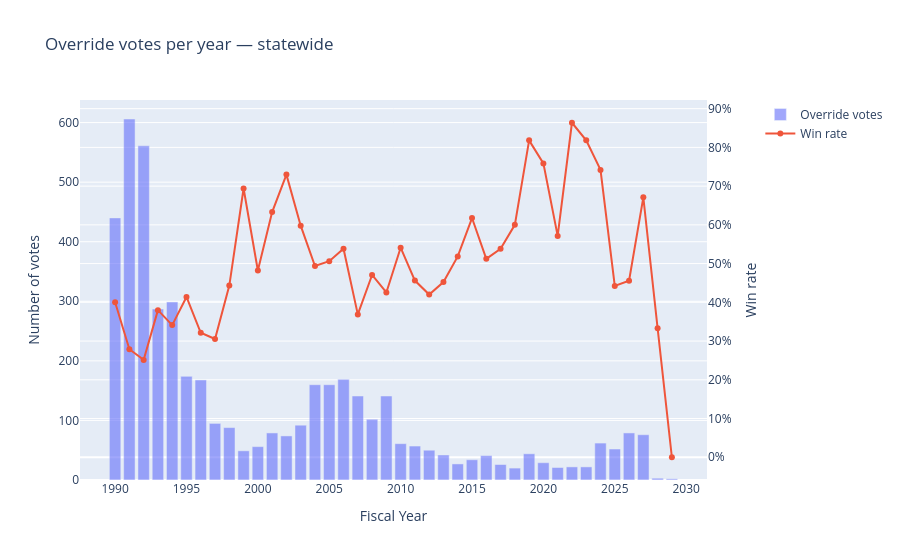
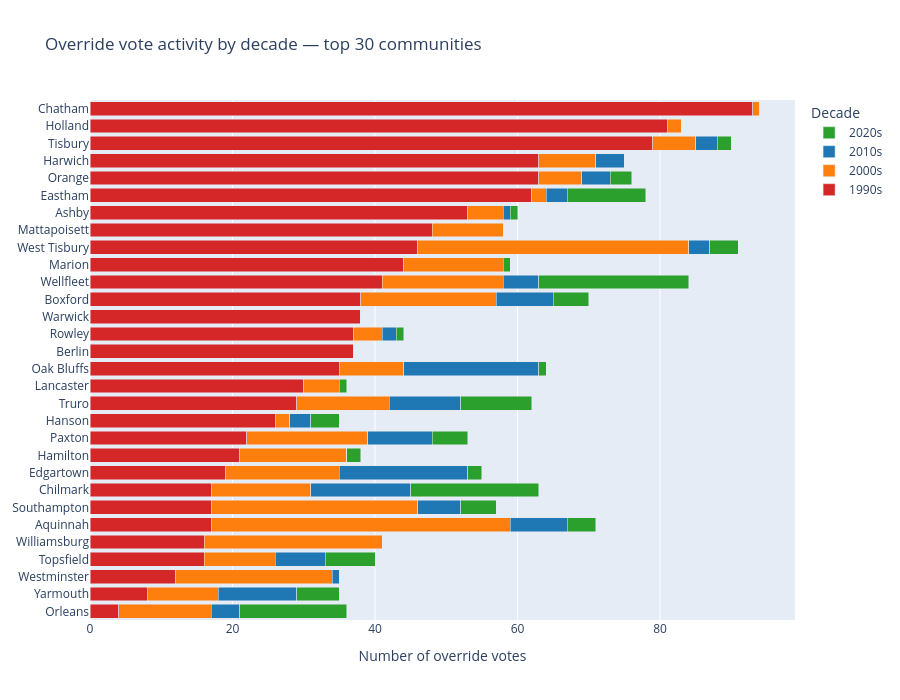
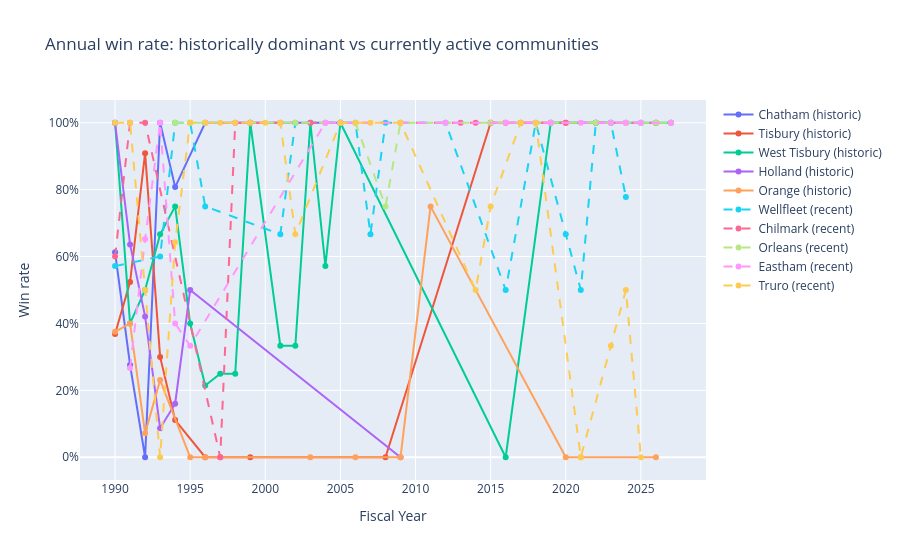

Here is the notebook cell these charts were saved with, in order:
### Markdown cell above
# Is this a recent phenomenon?

According to the Strong Towns thesis, suburbanization is generally not fiscally possible in the long run, so we'd expect communities to struggle to get their budgets right as they age.

We'll bin data by decade and look at statewide trends (number of override votes and win rates), then look at the top 30 communities statewide.

### Code cell
RECENT_CUTOFF = 2020

overrides = df[df["Vote Type"] == "Override"].copy()
overrides["decade"] = (overrides["Fiscal Year"] // 10) * 10

# ── 1. Annual vote count + win rate ──────────────────────────────────────────
by_year = overrides.groupby("Fiscal Year").agg(
    n_votes=("Amount", "count"),
    win_rate=("Win / Loss", lambda s: (s == "WIN").mean()),
)

fig1 = make_subplots(specs=[[{"secondary_y": True}]])
fig1.add_bar(x=by_year.index, y=by_year["n_votes"], name="Override votes", opacity=0.6, secondary_y=False)
fig1.add_scatter(x=by_year.index, y=by_year["win_rate"], name="Win rate", mode="lines+markers", secondary_y=True)
fig1.update_layout(title="Override votes per year — statewide", xaxis_title="Fiscal Year")
fig1.update_yaxes(title_text="Number of votes", secondary_y=False)
fig1.update_yaxes(title_text="Win rate", tickformat=".0%", secondary_y=True)
fig1.show()

# ── 2. Community activity by decade — are top communities a 90s artefact? ───
DECADES = [1990, 2000, 2010, 2020]
DECADE_LABELS = ["1990s", "2000s", "2010s", "2020s"]

# Identify communities active in 2020s vs only historically
recent_active = set(overrides.loc[overrides["Fiscal Year"] >= RECENT_CUTOFF, "Municipality"].unique())
historic_only = set(overrides.loc[overrides["Fiscal Year"] < RECENT_CUTOFF, "Municipality"].unique()) - recent_active

top_by_total = overrides.groupby("Municipality").size().nlargest(30).index
decade_pivot = (
    overrides[overrides["Municipality"].isin(top_by_total)]
    .groupby(["Municipality", "decade"])
    .size()
    .unstack(fill_value=0)
    .reindex(columns=DECADES, fill_value=0)
)
decade_pivot.columns = DECADE_LABELS
decade_pivot["recent_flag"] = decade_pivot.index.isin(recent_active)
decade_pivot = decade_pivot.sort_values("1990s", ascending=True)

fig2 = go.Figure()
colors = {"1990s": "#d62728", "2000s": "#ff7f0e", "2010s": "#1f77b4", "2020s": "#2ca02c"}
for col in DECADE_LABELS:
    fig2.add_bar(
        y=decade_pivot.index,
        x=decade_pivot[col],
        name=col,
        orientation="h",
        marker_color=colors[col],
    )
fig2.update_layout(
    barmode="stack",
    title="Override vote activity by decade — top 30 communities",
    xaxis_title="Number of override votes",
    height=700,
    legend_title="Decade",
)
fig2.show()

# ── 3. Communities that are genuinely recent (first vote after 2010) ─────────
first_vote = overrides.groupby("Municipality")["Fiscal Year"].min()
new_communities = first_vote[first_vote >= 2010].sort_values()
print(f"Communities whose first-ever override vote came in 2010 or later ({len(new_communities)} total):")
print(new_communities.to_string())

# ── 4. Win rate trend for historically dominant vs recently active communities ─
top_historic = ["Chatham", "Tisbury", "West Tisbury", "Holland", "Orange"]
top_recent = overrides[overrides["Fiscal Year"] >= RECENT_CUTOFF].groupby("Municipality").size().nlargest(5).index.tolist()

fig3 = go.Figure()
for muni in top_historic + top_recent:
    sub = (
        overrides[overrides["Municipality"] == muni]
        .groupby("Fiscal Year")["Win / Loss"]
        .apply(lambda s: (s == "WIN").mean())
        .reset_index()
    )
    is_recent = muni in top_recent
    fig3.add_scatter(
        x=sub["Fiscal Year"],
        y=sub["Win / Loss"],
        name=muni + (" (recent)" if is_recent else " (historic)"),
        mode="lines+markers",
        line=dict(dash="dash" if is_recent else "solid"),
    )
fig3.update_layout(
    title="Annual win rate: historically dominant vs currently active communities",
    xaxis_title="Fiscal Year",
    yaxis_tickformat=".0%",
    yaxis_title="Win rate",
)
fig3.show()

# ── Summary ───────────────────────────────────────────────────────────────────
decade_summary = overrides.groupby("decade").agg(
    n_votes=("Amount", "count"),
    win_rate=("Win / Loss", lambda s: (s == "WIN").mean()),
    n_communities=("Municipality", "nunique"),
)
decade_summary.index = DECADE_LABELS
decade_summary["win_rate"] = decade_summary["win_rate"].apply(lambda x: f"{x:.0%}")
print("\nDecade summary:")
print(decade_summary.to_string())

### Figure 1 — Plotly figure (JSON) as saved in the notebook; plotly's stock layout.template omitted (floating-point values rounded to 4 significant figures)
{"data": [{"name": "Override votes", "opacity": 0.6, "type": "bar", "x": [1990, 1991, 1992, 1993, 1994, 1995, 1996, 1997, 1998, 1999, 2000, 2001, 2002, 2003, 2004, 2005, 2006, 2007, 2008, 2009, 2010, 2011, 2012, 2013, 2014, 2015, 2016, 2017, 2018, 2019, 2020, 2021, 2022, 2023, 2024, 2025, 2026, 2027, 2028, 2029], "xaxis": "x", "y": [440, 606, 561, 287, 299, 174, 168, 95, 88, 49, 56, 79, 74, 92, 160, 160, 169, 141, 102, 141, 61, 57, 50, 42, 27, 34, 41, 26, 20, 44, 29, 21, 22, 22, 62, 52, 79, 76, 3, 2], "yaxis": "y"}, {"mode": "lines+markers", "name": "Win rate", "type": "scatter", "x": [1990, 1991, 1992, 1993, 1994, 1995, 1996, 1997, 1998, 1999, 2000, 2001, 2002, 2003, 2004, 2005, 2006, 2007, 2008, 2009, 2010, 2011, 2012, 2013, 2014, 2015, 2016, 2017, 2018, 2019, 2020, 2021, 2022, 2023, 2024, 2025, 2026, 2027, 2028, 2029], "xaxis": "x", "y": [0.4, 0.2789, 0.2513, 0.3798, 0.3411, 0.4138, 0.3214, 0.3053, 0.4432, 0.6939, 0.4821, 0.6329, 0.7297, 0.5978, 0.4938, 0.5062, 0.5385, 0.3688, 0.4706, 0.4255, 0.541, 0.4561, 0.42, 0.4524, 0.5185, 0.6176, 0.5122, 0.5385, 0.6, 0.8182, 0.7586, 0.5714, 0.8636, 0.8182, 0.7419, 0.4423, 0.4557, 0.6711, 0.3333, 0.0], "yaxis": "y2"}], "layout": {"title": {"text": "Override votes per year — statewide"}, "xaxis": {"anchor": "y", "domain": [0, 0.94], "title": {"text": "Fiscal Year"}}, "yaxis": {"anchor": "x", "domain": [0, 1], "title": {"text": "Number of votes"}}, "yaxis2": {"anchor": "x", "overlaying": "y", "side": "right", "tickformat": ".0%", "title": {"text": "Win rate"}}}}

### Figure 2 — Plotly figure (JSON) as saved in the notebook; plotly's stock layout.template omitted (floating-point values rounded to 4 significant figures)
{"data": [{"marker": {"color": "#d62728"}, "name": "1990s", "orientation": "h", "type": "bar", "x": [4, 8, 12, 16, 16, 17, 17, 17, 19, 21, 22, 26, 29, 30, 35, 37, 37, 38, 38, 41, 44, 46, 48, 53, 62, 63, 63, 79, 81, 93], "y": ["Orleans", "Yarmouth", "Westminster", "Topsfield", "Williamsburg", "Aquinnah", "Southampton", "Chilmark", "Edgartown", "Hamilton", "Paxton", "Hanson", "Truro", "Lancaster", "Oak Bluffs", "Berlin", "Rowley", "Warwick", "Boxford", "Wellfleet", "Marion", "West Tisbury", "Mattapoisett", "Ashby", "Eastham", "Orange", "Harwich", "Tisbury", "Holland", "Chatham"]}, {"marker": {"color": "#ff7f0e"}, "name": "2000s", "orientation": "h", "type": "bar", "x": [13, 10, 22, 10, 25, 42, 29, 14, 16, 15, 17, 2, 13, 5, 9, 0, 4, 0, 19, 17, 14, 38, 10, 5, 2, 6, 8, 6, 2, 1], "y": ["Orleans", "Yarmouth", "Westminster", "Topsfield", "Williamsburg", "Aquinnah", "Southampton", "Chilmark", "Edgartown", "Hamilton", "Paxton", "Hanson", "Truro", "Lancaster", "Oak Bluffs", "Berlin", "Rowley", "Warwick", "Boxford", "Wellfleet", "Marion", "West Tisbury", "Mattapoisett", "Ashby", "Eastham", "Orange", "Harwich", "Tisbury", "Holland", "Chatham"]}, {"marker": {"color": "#1f77b4"}, "name": "2010s", "orientation": "h", "type": "bar", "x": [4, 11, 1, 7, 0, 8, 6, 14, 18, 0, 9, 3, 10, 0, 19, 0, 2, 0, 8, 5, 0, 3, 0, 1, 3, 4, 4, 3, 0, 0], "y": ["Orleans", "Yarmouth", "Westminster", "Topsfield", "Williamsburg", "Aquinnah", "Southampton", "Chilmark", "Edgartown", "Hamilton", "Paxton", "Hanson", "Truro", "Lancaster", "Oak Bluffs", "Berlin", "Rowley", "Warwick", "Boxford", "Wellfleet", "Marion", "West Tisbury", "Mattapoisett", "Ashby", "Eastham", "Orange", "Harwich", "Tisbury", "Holland", "Chatham"]}, {"marker": {"color": "#2ca02c"}, "name": "2020s", "orientation": "h", "type": "bar", "x": [15, 6, 0, 7, 0, 4, 5, 18, 2, 2, 5, 4, 10, 1, 1, 0, 1, 0, 5, 21, 1, 4, 0, 1, 11, 3, 0, 2, 0, 0], "y": ["Orleans", "Yarmouth", "Westminster", "Topsfield", "Williamsburg", "Aquinnah", "Southampton", "Chilmark", "Edgartown", "Hamilton", "Paxton", "Hanson", "Truro", "Lancaster", "Oak Bluffs", "Berlin", "Rowley", "Warwick", "Boxford", "Wellfleet", "Marion", "West Tisbury", "Mattapoisett", "Ashby", "Eastham", "Orange", "Harwich", "Tisbury", "Holland", "Chatham"]}], "layout": {"barmode": "stack", "height": 700, "legend": {"title": {"text": "Decade"}}, "title": {"text": "Override vote activity by decade — top 30 communities"}, "xaxis": {"title": {"text": "Number of override votes"}}}}

### Figure 3 — Plotly figure (JSON) as saved in the notebook; plotly's stock layout.template omitted (floating-point values rounded to 4 significant figures)
{"data": [{"line": {"dash": "solid"}, "mode": "lines+markers", "name": "Chatham (historic)", "type": "scatter", "x": [1990, 1991, 1992, 1993, 1994, 1996, 2005], "y": [0.6129, 0.2759, 0.0, 1.0, 0.8077, 1.0, 1.0]}, {"line": {"dash": "solid"}, "mode": "lines+markers", "name": "Tisbury (historic)", "type": "scatter", "x": [1990, 1991, 1992, 1993, 1994, 1996, 1997, 1999, 2008, 2015, 2016, 2017, 2020, 2023], "y": [0.3684, 0.5238, 0.9091, 0.3, 0.1111, 0.0, 0.0, 0.0, 0.0, 1.0, 1.0, 1.0, 1.0, 1.0]}, {"line": {"dash": "solid"}, "mode": "lines+markers", "name": "West Tisbury (historic)", "type": "scatter", "x": [1990, 1991, 1992, 1993, 1994, 1995, 1996, 1997, 1998, 1999, 2001, 2002, 2003, 2004, 2005, 2016, 2019, 2022, 2025, 2026, 2027], "y": [1.0, 0.4, 0.5, 0.6667, 0.75, 0.4, 0.2143, 0.25, 0.25, 1.0, 0.3333, 0.3333, 1.0, 0.5714, 1.0, 0.0, 1.0, 1.0, 1.0, 1.0, 1.0]}, {"line": {"dash": "solid"}, "mode": "lines+markers", "name": "Holland (historic)", "type": "scatter", "x": [1990, 1991, 1992, 1993, 1994, 1995, 2009], "y": [1.0, 0.6364, 0.4211, 0.08696, 0.16, 0.5, 0.0]}, {"line": {"dash": "solid"}, "mode": "lines+markers", "name": "Orange (historic)", "type": "scatter", "x": [1990, 1991, 1992, 1993, 1995, 1996, 2003, 2006, 2009, 2011, 2020, 2021, 2026], "y": [0.375, 0.4, 0.07143, 0.2308, 0.0, 0.0, 0.0, 0.0, 0.0, 0.75, 0.0, 0.0, 0.0]}, {"line": {"dash": "dash"}, "mode": "lines+markers", "name": "Wellfleet (recent)", "type": "scatter", "x": [1990, 1993, 1994, 1995, 1996, 2001, 2002, 2005, 2006, 2007, 2008, 2012, 2016, 2018, 2020, 2021, 2022, 2023, 2024], "y": [0.5714, 0.6, 1.0, 1.0, 0.75, 0.6667, 1.0, 1.0, 1.0, 0.6667, 1.0, 1.0, 0.5, 1.0, 0.6667, 0.5, 1.0, 1.0, 0.7778]}, {"line": {"dash": "dash"}, "mode": "lines+markers", "name": "Chilmark (recent)", "type": "scatter", "x": [1990, 1991, 1992, 1997, 1998, 1999, 2001, 2003, 2004, 2005, 2009, 2013, 2014, 2015, 2019, 2020, 2022, 2024, 2026, 2027], "y": [0.6, 1.0, 1.0, 0.0, 1.0, 1.0, 1.0, 1.0, 1.0, 1.0, 1.0, 1.0, 1.0, 1.0, 1.0, 1.0, 1.0, 1.0, 1.0, 1.0]}, {"line": {"dash": "dash"}, "mode": "lines+markers", "name": "Orleans (recent)", "type": "scatter", "x": [1994, 1995, 1996, 2002, 2004, 2005, 2006, 2008, 2009, 2012, 2015, 2019, 2022, 2023, 2024, 2025, 2026, 2027], "y": [1.0, 1.0, 1.0, 1.0, 1.0, 1.0, 1.0, 0.75, 1.0, 1.0, 1.0, 1.0, 1.0, 1.0, 1.0, 1.0, 1.0, 1.0]}, {"line": {"dash": "dash"}, "mode": "lines+markers", "name": "Eastham (recent)", "type": "scatter", "x": [1991, 1992, 1993, 1994, 1995, 2004, 2005, 2012, 2016, 2019, 2021, 2023, 2024, 2025, 2027], "y": [0.2667, 0.6522, 1.0, 0.4, 0.3333, 1.0, 1.0, 1.0, 1.0, 1.0, 1.0, 1.0, 1.0, 1.0, 1.0]}, {"line": {"dash": "dash"}, "mode": "lines+markers", "name": "Truro (recent)", "type": "scatter", "x": [1990, 1991, 1992, 1993, 1994, 1995, 1996, 1997, 1998, 1999, 2000, 2001, 2002, 2005, 2006, 2007, 2009, 2014, 2015, 2017, 2018, 2021, 2023, 2024, 2025], "y": [1.0, 1.0, 0.5, 0.0, 0.6429, 1.0, 1.0, 1.0, 1.0, 1.0, 1.0, 1.0, 0.6667, 1.0, 1.0, 1.0, 1.0, 0.5, 0.75, 1.0, 1.0, 0.0, 0.3333, 0.5, 0.0]}], "layout": {"title": {"text": "Annual win rate: historically dominant vs currently active communities"}, "xaxis": {"title": {"text": "Fiscal Year"}}, "yaxis": {"tickformat": ".0%", "title": {"text": "Win rate"}}}}
